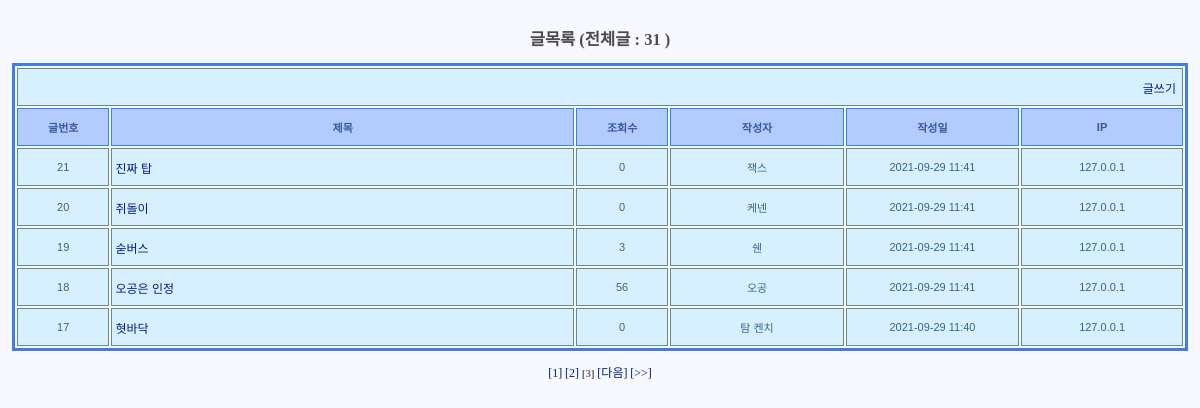
The app's page /board/boardlist?pagenum=3 with its own data.
### board/models.py (models this page shows)
class Board(models.Model):
    num = models.IntegerField(verbose_name="글번호", null=False, unique=True) # 글번호
    writer = models.CharField(verbose_name="작성자", null=False, max_length=30) # 작성자
    subject = models.CharField(verbose_name="제목",null=False,max_length=100) # 제목
    passwd = models.CharField(verbose_name="비밀번호",null=False,max_length=20)# 비밀번호
    content = models.CharField(verbose_name= "내용",null=False, max_length=2000)# 내용
    readcount=models.IntegerField(verbose_name="조회수", default=0 ) # 조회수
    ref = models.IntegerField(verbose_name="그룹화아이디") # 그룹화아이디
    restep = models.IntegerField(verbose_name="글순서") # 글순서
    relevel = models.IntegerField(verbose_name = "글레벨") # 글레벨
    regdate = models.DateTimeField(auto_now_add=True, verbose_name="작성일", blank=True) # 작성일
    ip = models.CharField(verbose_name="IP", max_length=20)# IP

### board/views.py (the view)
# urls.py: path("boardlist",views.boardlist,name="boardlist"),
def boardlist(request):
    template = loader.get_template("boardlist.html");
    count = Board.objects.all().count()
    pagenum = request.GET.get("pagenum")
    if not pagenum :
        pagenum = "1"
    pagenum = int(pagenum)
    start = (pagenum -1) * int(PAGE_SIZE)          #( 3-1 )*10+1       20
    end = start + int(PAGE_SIZE)                          # 20 + 10             30
    if end > count :
        end = count
    dtos = Board.objects.order_by("-ref","restep")[start:end]
    number = count - (pagenum-1)*int(PAGE_SIZE)         # 50 - (2-1) *10
    startpage = pagenum // PAGE_BLOCK * PAGE_BLOCK + 1  # 15//10*10+1 = 11
    if pagenum % PAGE_BLOCK == 0 :
        startpage -= PAGE_BLOCK
    endpage = startpage + PAGE_BLOCK - 1        # 11 + 10 - 1
    pagecount = count // PAGE_SIZE
    if count % PAGE_SIZE > 0 :
        pagecount += 1
    if endpage > pagecount :
        endpage = pagecount
    pages = range(startpage, endpage+1)
    context = {
        "count" : count,
        "dtos" : dtos,
        "pagenum":pagenum,
        "number" : number,
        "startpage" : startpage,
        "endpage" : endpage,
        "pageblock" : PAGE_BLOCK,
        "pagecount" : pagecount,
        "pages" : pages,
        }
    return HttpResponse(template.render(context,request))

### board/templates/boardlist.html (shortened to what this page needs)
{% load static %}
{% load mathfilters %}
<!DOCTYPE html>
<html>
	<head>
		<link rel="stylesheet" type="text/css" href="{% static 'style_board.css'%}">
	</head>
	<body>
		<h2> 글목록 (전체글 : {{count}} ) </h2>
		<table>
			<tr>
				<td colspan="6" align="right">
					<a href="writepro">글쓰기</a>&nbsp;
				</td>
			</tr>
			<tr>
				<th style="width:8%"> 글번호 </th>
				<th style="width:40%"> 제목 </th>
				<th style="width:8%"> 조회수 </th>
				<th style="width:15%"> 작성자 </th>
				<th style="width:15%"> 작성일 </th>
				<th style="width:15%"> IP </th>
			</tr>
			{% if count > 0 %}
				{% for dto in dtos %}
					<tr>
						<td align="center">
							{{number|sub:forloop.counter0}}
						</td>
						<td>
							{%if dto.readcount != -1 %}
								<a href="detail?num={{dto.num}}&pagenum={{pagenum}}&number={{number|sub:forloop.counter0}}">
									{{dto.subject}}
								</a>
							{% endif %}
						</td>
						<td align="center">
							{% if dto.readcount != -1%}
								{{dto.readcount}}
							{% endif %}
						</td>
						<td align="center">
							{{dto.writer}}
						</td>
						<td align="center">
							{{dto.regdate|date:"Y-m-d H:i"}}
						</td>
						<td align="center">
							{{dto.ip}}
						</td>
					</tr>
				{% endfor %}
			{% endif %}
		</table>
		<br>
		{% for page in pages %}
			{% if page == pagenum %}
		 		<b>[{{page}}]</b>
		 	{% endif %}
		 	{% if page != pagenum %}
		 		<a href="boardlist?pagenum={{page}}">[{{page}}]</a>
		 	{% endif %}
		{% endfor %}
		{% if endpage < pagecount %}
			<a href="boardlist?pagenum={{startpage|add:pageblock}}">[다음]</a>
			<a href="boardlist?pagenum={{pagecount}}">[>>]</a>
		{% endif %}
	</body>
</html>

### board/static/style_board.css (style rules this page uses)
h1,h2,h3,h4,h5,h6 { color: #4C4C4C; }
a { text-decoration: none; font-size:12px; color : #001A7F; }
body { text-align: center; background-color : #F8F8FF; font-size:11px; font-family:verdana; color: #696969; padding:4px; }
table { text-align: left; border: 3px solid #487BE1; background-color: #E6FFFF; font-family: Arial, Helvetica, sans-serif; font-size:12px; margin: auto; }
th { text-align: center; background-color: #B2CCFF; color : #36589C; font-size : 11px; border : 1px solid #487BE1; margin : 0px; padding : 3px; height: 30px; width: 100px; }
td { background-color: #D6F0FF; color : #36648B; font-size : 11px; border : 1px solid gray; margin : 0px; padding : 3px; height: 30px; width: 300px; }

### records on screen
Board: counter0 "21", subject "진짜 탑", readcount "0", writer "잭스", regdate "2021-09-29 11:41", ip "127.0.0.1"
Board: counter0 "20", subject "쥐돌이", readcount "0", writer "케넨", regdate "2021-09-29 11:41", ip "127.0.0.1"
Board: counter0 "19", subject "숟버스", readcount "3", writer "쉔", regdate "2021-09-29 11:41", ip "127.0.0.1"
Board: counter0 "18", subject "오공은 인정", readcount "56", writer "오공", regdate "2021-09-29 11:41", ip "127.0.0.1"
Board: counter0 "17", subject "혓바닥", readcount "0", writer "탐 켄치", regdate "2021-09-29 11:40", ip "127.0.0.1"

### other values on screen
{{ count }} "31"
{{ page }} "1" "2"
{{ page }} "3"
